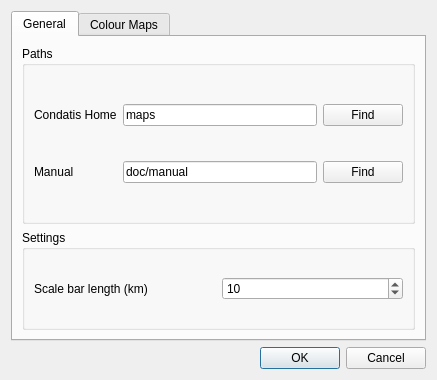
<?xml version="1.0" encoding="UTF-8"?>
<ui version="4.0">
 <class>settingsDialog</class>
 <widget class="QDialog" name="settingsDialog">
  <property name="geometry">
   <rect>
    <x>0</x>
    <y>0</y>
    <width>437</width>
    <height>380</height>
   </rect>
  </property>
  <property name="windowTitle">
   <string>Settings</string>
  </property>
  <layout class="QVBoxLayout" name="verticalLayout">
   <item>
    <widget class="QTabWidget" name="tabWidget">
     <property name="currentIndex">
      <number>0</number>
     </property>
     <widget class="QWidget" name="tab_2">
      <attribute name="title">
       <string>General</string>
      </attribute>
      <layout class="QGridLayout" name="gridLayout_3">
       <item row="1" column="0">
        <widget class="QGroupBox" name="groupBox_2">
         <property name="maximumSize">
          <size>
           <width>16777215</width>
           <height>100</height>
          </size>
         </property>
         <property name="title">
          <string>Settings</string>
         </property>
         <layout class="QGridLayout" name="gridLayout_4">
          <item row="1" column="1">
           <widget class="QSpinBox" name="scalebarSB">
            <property name="maximum">
             <number>9999</number>
            </property>
            <property name="value">
             <number>10</number>
            </property>
           </widget>
          </item>
          <item row="1" column="0">
           <widget class="QLabel" name="label_8">
            <property name="text">
             <string>Scale bar length (km)</string>
            </property>
           </widget>
          </item>
         </layout>
        </widget>
       </item>
       <item row="0" column="0">
        <widget class="QGroupBox" name="groupBox">
         <property name="title">
          <string>Paths</string>
         </property>
         <layout class="QGridLayout" name="gridLayout_5">
          <item row="1" column="0">
           <widget class="QLabel" name="label_6">
            <property name="text">
             <string>Condatis Home</string>
            </property>
           </widget>
          </item>
          <item row="1" column="1">
           <widget class="QLineEdit" name="condatisEdit">
            <property name="toolTip">
             <string>Not implemented</string>
            </property>
            <property name="text">
             <string>maps</string>
            </property>
            <property name="readOnly">
             <bool>false</bool>
            </property>
           </widget>
          </item>
          <item row="1" column="2">
           <widget class="QPushButton" name="pushButton_2">
            <property name="enabled">
             <bool>true</bool>
            </property>
            <property name="text">
             <string>Find</string>
            </property>
           </widget>
          </item>
          <item row="2" column="0">
           <widget class="QLabel" name="label_5">
            <property name="text">
             <string>Manual</string>
            </property>
           </widget>
          </item>
          <item row="2" column="1">
           <widget class="QLineEdit" name="manualEdit">
            <property name="toolTip">
             <string>Not yet implemented</string>
            </property>
            <property name="text">
             <string>doc/manual</string>
            </property>
            <property name="readOnly">
             <bool>false</bool>
            </property>
           </widget>
          </item>
          <item row="2" column="2">
           <widget class="QPushButton" name="pushButton">
            <property name="enabled">
             <bool>true</bool>
            </property>
            <property name="text">
             <string>Find</string>
            </property>
           </widget>
          </item>
         </layout>
        </widget>
       </item>
      </layout>
     </widget>
     <widget class="QWidget" name="tab">
      <attribute name="title">
       <string>Colour Maps</string>
      </attribute>
      <layout class="QGridLayout" name="gridLayout">
       <item row="1" column="0">
        <widget class="MplWidget" name="cbar" native="true">
         <property name="minimumSize">
          <size>
           <width>0</width>
           <height>25</height>
          </size>
         </property>
         <property name="maximumSize">
          <size>
           <width>16777215</width>
           <height>100</height>
          </size>
         </property>
        </widget>
       </item>
       <item row="0" column="0">
        <widget class="QFrame" name="frame">
         <property name="frameShape">
          <enum>QFrame::StyledPanel</enum>
         </property>
         <property name="frameShadow">
          <enum>QFrame::Raised</enum>
         </property>
         <layout class="QGridLayout" name="gridLayout_2">
          <item row="3" column="0">
           <widget class="QLabel" name="label">
            <property name="text">
             <string>Habitat map</string>
            </property>
           </widget>
          </item>
          <item row="7" column="2">
           <widget class="QCheckBox" name="voltageReverse">
            <property name="text">
             <string/>
            </property>
           </widget>
          </item>
          <item row="4" column="1">
           <widget class="QComboBox" name="flowComboBox"/>
          </item>
          <item row="4" column="0">
           <widget class="QLabel" name="label_3">
            <property name="text">
             <string>Flow map</string>
            </property>
           </widget>
          </item>
          <item row="7" column="0">
           <widget class="QLabel" name="label_2">
            <property name="text">
             <string>Progress map</string>
            </property>
           </widget>
          </item>
          <item row="0" column="2">
           <widget class="QLabel" name="label_7">
            <property name="text">
             <string>Reverse</string>
            </property>
           </widget>
          </item>
          <item row="4" column="2">
           <widget class="QCheckBox" name="flowReverse">
            <property name="maximumSize">
             <size>
              <width>20</width>
              <height>16777215</height>
             </size>
            </property>
            <property name="text">
             <string/>
            </property>
           </widget>
          </item>
          <item row="6" column="2">
           <widget class="QCheckBox" name="powerReverse">
            <property name="text">
             <string/>
            </property>
           </widget>
          </item>
          <item row="6" column="1">
           <widget class="QComboBox" name="powerComboBox"/>
          </item>
          <item row="7" column="1">
           <widget class="QComboBox" name="voltageComboBox"/>
          </item>
          <item row="3" column="2">
           <widget class="QCheckBox" name="habReverse">
            <property name="text">
             <string/>
            </property>
           </widget>
          </item>
          <item row="3" column="1">
           <widget class="QComboBox" name="habComboBox"/>
          </item>
          <item row="6" column="0">
           <widget class="QLabel" name="label_4">
            <property name="text">
             <string>Bottlenecks map</string>
            </property>
           </widget>
          </item>
         </layout>
        </widget>
       </item>
      </layout>
     </widget>
    </widget>
   </item>
   <item>
    <widget class="QDialogButtonBox" name="buttonBox">
     <property name="orientation">
      <enum>Qt::Horizontal</enum>
     </property>
     <property name="standardButtons">
      <set>QDialogButtonBox::Cancel|QDialogButtonBox::Ok</set>
     </property>
    </widget>
   </item>
  </layout>
 </widget>
 <customwidgets>
  <customwidget>
   <class>MplWidget</class>
   <extends>QWidget</extends>
   <header location="global">mplwidget</header>
   <container>1</container>
  </customwidget>
 </customwidgets>
 <resources/>
 <connections>
  <connection>
   <sender>buttonBox</sender>
   <signal>accepted()</signal>
   <receiver>settingsDialog</receiver>
   <slot>accept()</slot>
   <hints>
    <hint type="sourcelabel">
     <x>248</x>
     <y>254</y>
    </hint>
    <hint type="destinationlabel">
     <x>157</x>
     <y>274</y>
    </hint>
   </hints>
  </connection>
  <connection>
   <sender>buttonBox</sender>
   <signal>rejected()</signal>
   <receiver>settingsDialog</receiver>
   <slot>reject()</slot>
   <hints>
    <hint type="sourcelabel">
     <x>316</x>
     <y>260</y>
    </hint>
    <hint type="destinationlabel">
     <x>286</x>
     <y>274</y>
    </hint>
   </hints>
  </connection>
 </connections>
</ui>
